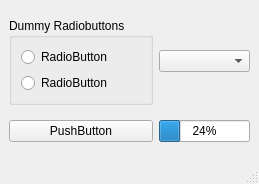
<?xml version="1.0" encoding="UTF-8"?>
<ui version="4.0">
 <class>MainWindow</class>
 <widget class="QMainWindow" name="MainWindow">
  <property name="geometry">
   <rect>
    <x>0</x>
    <y>0</y>
    <width>257</width>
    <height>184</height>
   </rect>
  </property>
  <property name="windowTitle">
   <string>MainWindow</string>
  </property>
  <widget class="QWidget" name="centralwidget">
   <layout class="QGridLayout" name="gridLayout_2">
    <item row="0" column="0">
     <widget class="QGroupBox" name="groupBox">
      <property name="title">
       <string>Dummy Radiobuttons</string>
      </property>
      <layout class="QGridLayout" name="gridLayout">
       <item row="0" column="0">
        <widget class="QRadioButton" name="radioButton_on">
         <property name="text">
          <string>RadioButton</string>
         </property>
        </widget>
       </item>
       <item row="1" column="0">
        <widget class="QRadioButton" name="radioButton_of">
         <property name="text">
          <string>RadioButton</string>
         </property>
        </widget>
       </item>
      </layout>
     </widget>
    </item>
    <item row="0" column="1">
     <widget class="QComboBox" name="comboBox_digits"/>
    </item>
    <item row="1" column="0">
     <widget class="QPushButton" name="pushButton">
      <property name="text">
       <string>PushButton</string>
      </property>
     </widget>
    </item>
    <item row="1" column="1">
     <widget class="QProgressBar" name="progressBar">
      <property name="value">
       <number>24</number>
      </property>
     </widget>
    </item>
   </layout>
  </widget>
  <widget class="QMenuBar" name="menubar">
   <property name="geometry">
    <rect>
     <x>0</x>
     <y>0</y>
     <width>257</width>
     <height>21</height>
    </rect>
   </property>
  </widget>
  <widget class="QStatusBar" name="statusbar"/>
 </widget>
 <resources/>
 <connections/>
</ui>
